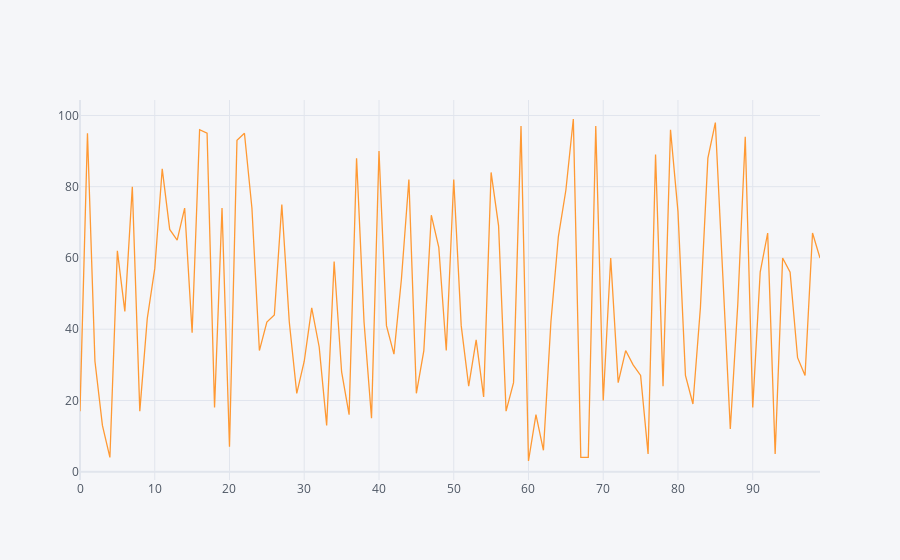

The code cell stored with this chart in its notebook:
### Code cell
df1.iplot()

### Figure 1 — Plotly figure (JSON) as saved in the notebook; plotly's stock layout.template omitted (floating-point values rounded to 4 significant figures)
{"data": [{"line": {"color": "rgba(255, 153, 51, 1.0)", "dash": "solid", "shape": "linear", "width": 1.3}, "mode": "lines", "name": "0", "text": "", "type": "scatter", "x": [0, 1, 2, 3, 4, 5, 6, 7, 8, 9, 10, 11, 12, 13, 14, 15, 16, 17, 18, 19, 20, 21, 22, 23, 24, 25, 26, 27, 28, 29, 30, 31, 32, 33, 34, 35, 36, 37, 38, 39, 40, 41, 42, 43, 44, 45, 46, 47, 48, 49, 50, 51, 52, 53, 54, 55, 56, 57, 58, 59, 60, 61, 62, 63, 64, 65, 66, 67, 68, 69, 70, 71, 72, 73, 74, 75, 76, 77, 78, 79, 80, 81, 82, 83, 84, 85, 86, 87, 88, 89, 90, 91, 92, 93, 94, 95, 96, 97, 98, 99], "y": [17, 95, 31, 13, 4, 62, 45, 80, 17, 43, 57, 85, 68, 65, 74, 39, 96, 95, 18, 74, 7, 93, 95, 74, 34, 42, 44, 75, 42, 22, 31, 46, 35, 13, 59, 28, 16, 88, 42, 15, 90, 41, 33, 54, 82, 22, 34, 72, 63, 34, 82, 41, 24, 37, 21, 84, 69, 17, 25, 97, 3, 16, 6, 42, 66, 79, 99, 4, 4, 97, 20, 60, 25, 34, 30, 27, 5, 89, 24, 96, 73, 27, 19, 46, 88, 98, 55, 12, 47, 94, 18, 56, 67, 5, 60, 56, 32, 27, 67, 60]}], "layout": {"legend": {"bgcolor": "#F5F6F9", "font": {"color": "#4D5663"}}, "paper_bgcolor": "#F5F6F9", "plot_bgcolor": "#F5F6F9", "title": {"font": {"color": "#4D5663"}}, "xaxis": {"gridcolor": "#E1E5ED", "showgrid": true, "tickfont": {"color": "#4D5663"}, "title": {"font": {"color": "#4D5663"}, "text": ""}, "zerolinecolor": "#E1E5ED"}, "yaxis": {"gridcolor": "#E1E5ED", "showgrid": true, "tickfont": {"color": "#4D5663"}, "title": {"font": {"color": "#4D5663"}, "text": ""}, "zerolinecolor": "#E1E5ED"}}}
